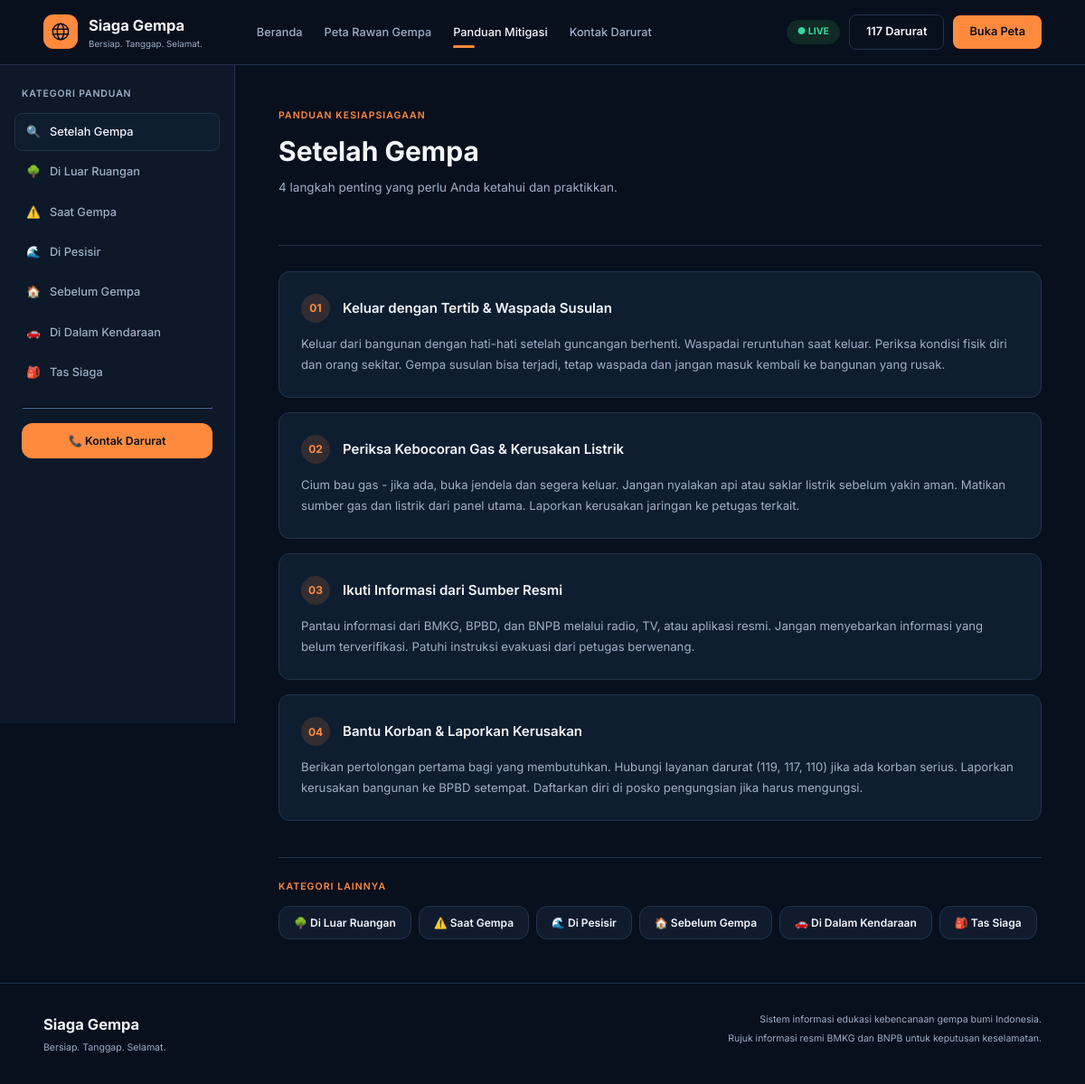
/panduan.php, run on the app's committed database.
### tables this page shows
CREATE TABLE `panduan_siaga` (
  `id`        INT UNSIGNED AUTO_INCREMENT PRIMARY KEY,
  `kategori`  VARCHAR(100)  NOT NULL,
  `icon`      VARCHAR(10)   NOT NULL DEFAULT '📋',
  `urutan`    TINYINT       NOT NULL DEFAULT 0,
  `judul`     VARCHAR(200)  NOT NULL,
  `isi`       TEXT          NOT NULL,
  `created_at` TIMESTAMP   DEFAULT CURRENT_TIMESTAMP
);

### panduan.php (the view, shortened to what this page needs)
<?php
$pdo = getDB();
$categories = $pdo->query('SELECT DISTINCT kategori, icon, MIN(urutan) as u FROM panduan_siaga GROUP BY kategori, icon ORDER BY u')->fetchAll();
$activeKat = $_GET['kategori'] ?? ($categories[0]['kategori'] ?? '');
$steps = [];
if ($activeKat) {
  $stmt = $pdo->prepare('SELECT * FROM panduan_siaga WHERE kategori = ? ORDER BY urutan');
  $stmt->execute([$activeKat]);
  $steps = $stmt->fetchAll();
}
?>
<!DOCTYPE html>
<html lang="id">
<head>
  <link rel="stylesheet" href="assets/css/style.css">
</head>
<body>
<nav class="nav">
  <div class="nav__inner">
    <div class="nav__brand">
      <div class="nav__logo" title="Siaga Gempa">
      </div>
      <div>
        <div class="nav__title">Siaga Gempa</div>
        <div class="nav__sub">Bersiap. Tanggap. Selamat.</div>
      </div>
    </div>
    <ul class="nav__links">
      <li><a href="index.php"   class="nav__link">Beranda</a></li>
      <li><a href="peta.php"    class="nav__link">Peta Rawan Gempa</a></li>
      <li><a href="panduan.php" class="nav__link active">Panduan Mitigasi</a></li>
      <li><a href="darurat.php" class="nav__link">Kontak Darurat</a></li>
    </ul>
    <div class="nav__right">
      <span class="nav__live">● LIVE</span>
      <a href="darurat.php" class="nav__btn-outline">117 Darurat</a>
      <a href="peta.php"    class="nav__btn-primary">Buka Peta</a>
    </div>
  </div>
</nav>
<main class="page-wrap">
  <div class="panduan-layout">
    <aside class="panduan-sidebar">
      <h3>KATEGORI PANDUAN</h3>
      <?php foreach ($categories as $cat): ?>
        <?php $isActive = $cat['kategori'] === $activeKat; ?>
        <a href="panduan.php?kategori=<?= urlencode($cat['kategori']) ?>"
           class="panduan-nav-item<?= $isActive ? ' active' : '' ?>">
          <span><?= $cat['icon'] ?></span>
          <span><?= htmlspecialchars($cat['kategori']) ?></span>
        </a>
      <?php endforeach; ?>
      <hr style="border-color:var(--border);margin:16px 8px">
      <div style="padding:0 8px">
        <a href="darurat.php" class="btn-primary" style="width:100%;justify-content:center;font-size:0.82rem;padding:10px 16px;">
          📞 Kontak Darurat
        </a>
      </div>
    </aside>
    <div class="panduan-main">
      <?php if ($activeKat && !empty($steps)): ?>
        <div class="panduan-category-header">
          <div class="section-label">PANDUAN KESIAPSIAGAAN</div>
          <h1 class="section-title"><?= htmlspecialchars($activeKat) ?></h1>
          <p class="section-sub">
            <?= count($steps) ?> langkah penting yang perlu Anda ketahui dan praktikkan.
          </p>
        </div>
        <div class="panduan-steps">
          <?php foreach ($steps as $i => $step): ?>
            <div class="panduan-step">
              <div class="panduan-step__header">
                <div class="panduan-step__num"><?= str_pad($i + 1, 2, '0', STR_PAD_LEFT) ?></div>
                <div class="panduan-step__title"><?= htmlspecialchars($step['judul']) ?></div>
              </div>
              <div class="panduan-step__body"><?= nl2br(htmlspecialchars($step['isi'])) ?></div>
            </div>
          <?php endforeach; ?>
        </div>
      <?php elseif (empty($categories)): ?>
        <div class="error-state">Panduan belum tersedia. Pastikan database sudah diimport.</div>
      <?php else: ?>
        <div class="loading-state">Pilih kategori panduan di panel kiri.</div>
      <?php endif; ?>
      <?php if (!empty($categories) && $activeKat): ?>
        <div style="margin-top:40px;padding-top:24px;border-top:1px solid var(--border)">
          <div class="section-label" style="margin-bottom:12px">KATEGORI LAINNYA</div>
          <div style="display:flex;flex-wrap:wrap;gap:8px">
            <?php foreach ($categories as $cat): ?>
              <?php if ($cat['kategori'] !== $activeKat): ?>
                <a href="panduan.php?kategori=<?= urlencode($cat['kategori']) ?>"
                   class="btn-secondary" style="font-size:0.8rem;padding:8px 16px;">
                  <?= $cat['icon'] ?> <?= htmlspecialchars($cat['kategori']) ?>
                </a>
              <?php endif; ?>
            <?php endforeach; ?>
          </div>
        </div>
      <?php endif; ?>
    </div>
  </div>
</main>
<footer class="footer">
  <div class="footer__inner">
    <div>
      <div class="footer__brand-name">Siaga Gempa</div>
      <div class="footer__brand-sub">Bersiap. Tanggap. Selamat.</div>
    </div>
    <div class="footer__meta">
      <p>Sistem informasi edukasi kebencanaan gempa bumi Indonesia.</p>
      <p>Rujuk informasi resmi BMKG dan BNPB untuk keputusan keselamatan.</p>
    </div>
  </div>
</footer>
</body>
</html>

### data on the page
panduan_siaga: i "01", judul "Keluar dengan Tertib & Waspada Susulan", isi "Keluar dari bangunan dengan hati-hati setelah guncangan berhenti. Waspadai reruntuhan saat keluar. Periksa kondisi fisik diri dan orang sekitar. Gempa susulan bisa terjadi, tetap waspada dan jangan masuk kembali ke bangunan yang rusak."
panduan_siaga: i "02", judul "Periksa Kebocoran Gas & Kerusakan Listrik", isi "Cium bau gas - jika ada, buka jendela dan segera keluar. Jangan nyalakan api atau saklar listrik sebelum yakin aman. Matikan sumber gas dan listrik dari panel utama. Laporkan kerusakan jaringan ke petugas terkait."
panduan_siaga: i "03", judul "Ikuti Informasi dari Sumber Resmi", isi "Pantau informasi dari BMKG, BPBD, dan BNPB melalui radio, TV, atau aplikasi resmi. Jangan menyebarkan informasi yang belum terverifikasi. Patuhi instruksi evakuasi dari petugas berwenang."
panduan_siaga: i "04", judul "Bantu Korban & Laporkan Kerusakan", isi "Berikan pertolongan pertama bagi yang membutuhkan. Hubungi layanan darurat (119, 117, 110) jika ada korban serius. Laporkan kerusakan bangunan ke BPBD setempat. Daftarkan diri di posko pengungsian jika harus mengungsi."

### other printed values
$cat['icon'] "🔍"
$cat['kategori'] "Setelah Gempa"
$cat['icon'] "🌳"
$cat['kategori'] "Di Luar Ruangan"
$cat['icon'] "⚠️"
$cat['kategori'] "Saat Gempa"
$cat['icon'] "🌊"
$cat['kategori'] "Di Pesisir"
$cat['icon'] "🏠"
$cat['kategori'] "Sebelum Gempa"
$cat['icon'] "🚗"
$cat['kategori'] "Di Dalam Kendaraan"
$cat['icon'] "🎒"
$cat['kategori'] "Tas Siaga"
$activeKat "Setelah Gempa"
